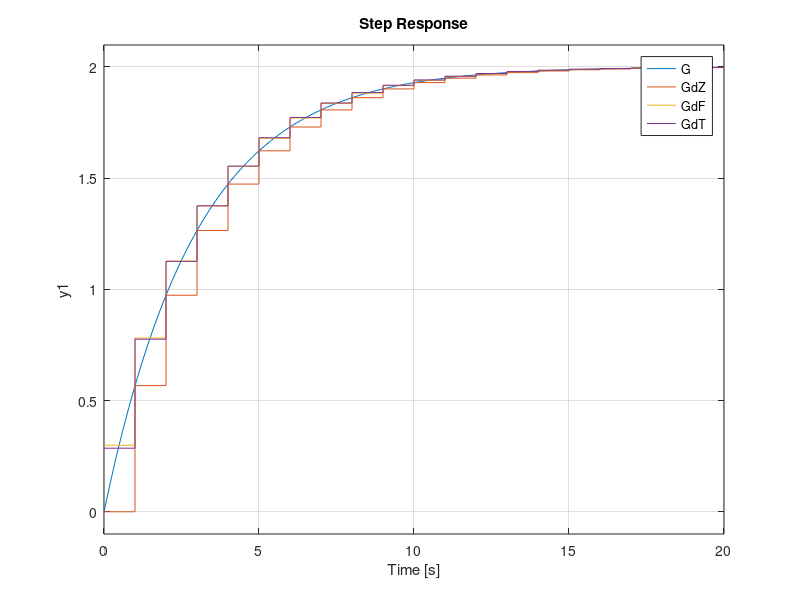
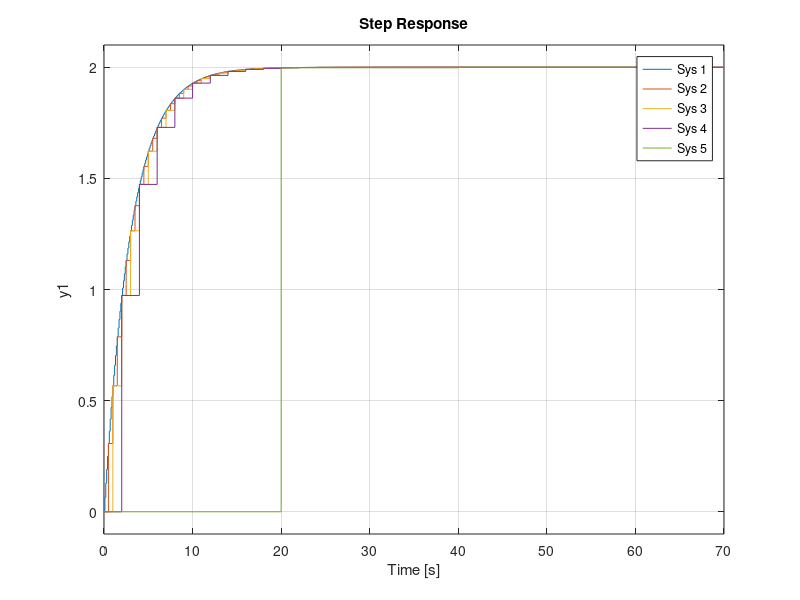
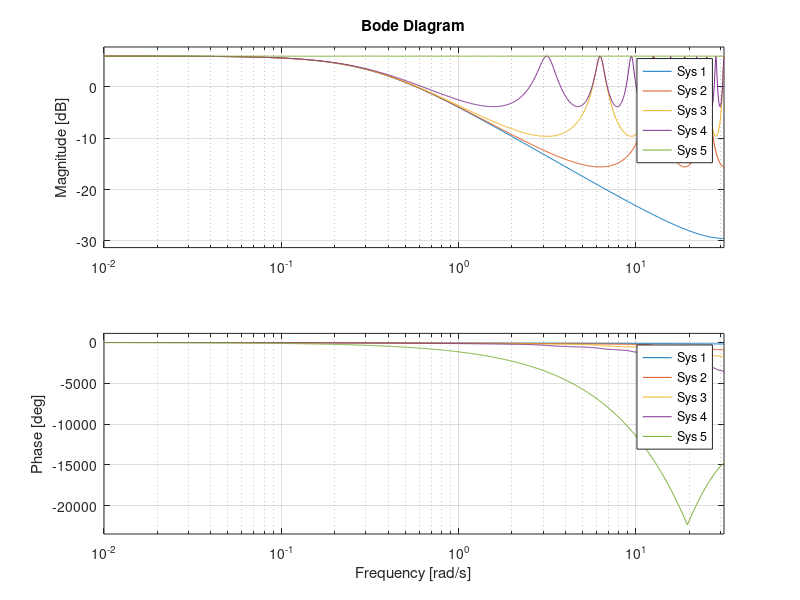
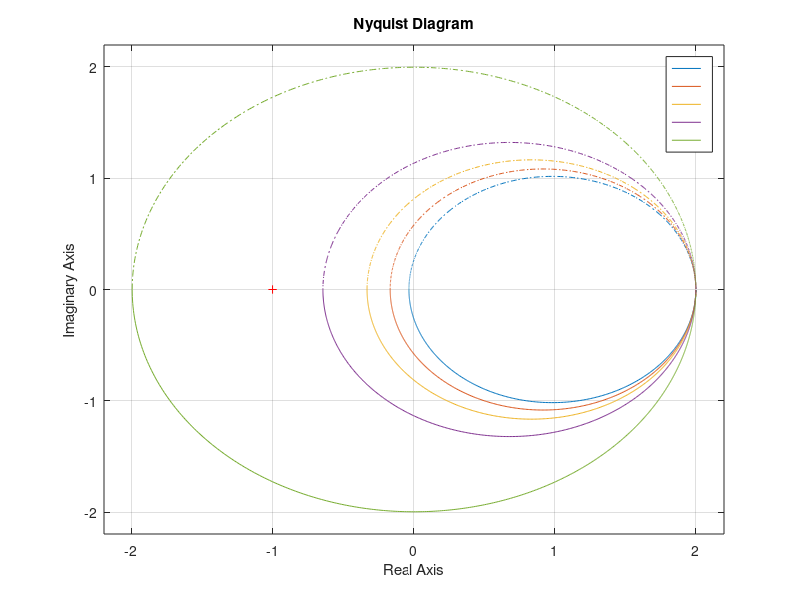

Source code (MATLAB) for these figures, in order:
clc; clear; clf;
%% a)
Ts=1;
L=2;
M=[3 1];
G=tf(L,M)
GdZ= c2d(G,Ts,'zoh'); % ekstrapolator zerowego rzędu, bedziemy korzystac bo w czasie rzeczywstym najlepsza 
GdF= c2d(G,Ts, 'foh'); % myli sie dodatnio %foh i tustin minimalizuja blad
GdT= c2d(G,Ts, 'tustin'); % myli sie ujemnie 

step(G,GdZ,GdF, GdT);

%% b)
Ts = [0.1 0.5 1 2 20];  % Sampling times
GdZ1 = cell(1, length(Ts));
GdZ2 = cell(1, length(Ts));

for k = 1:numel(Ts)
    GdZ1{k} = c2d(G, Ts(k), 'zoh');
    GdZ2{k} = tf(L,M, Ts(k)); %dla dyskretnych trzeba podac czas

end

figure, step(GdZ1{:})
figure, bode(GdZ1{:})
figure, nyquist(GdZ1{:})

figure, step(GdZ2{:})
figure, bode(GdZ2{:})
figure, nyquist(GdZ2{:})
%obiekt stabilny asymptotycznie
